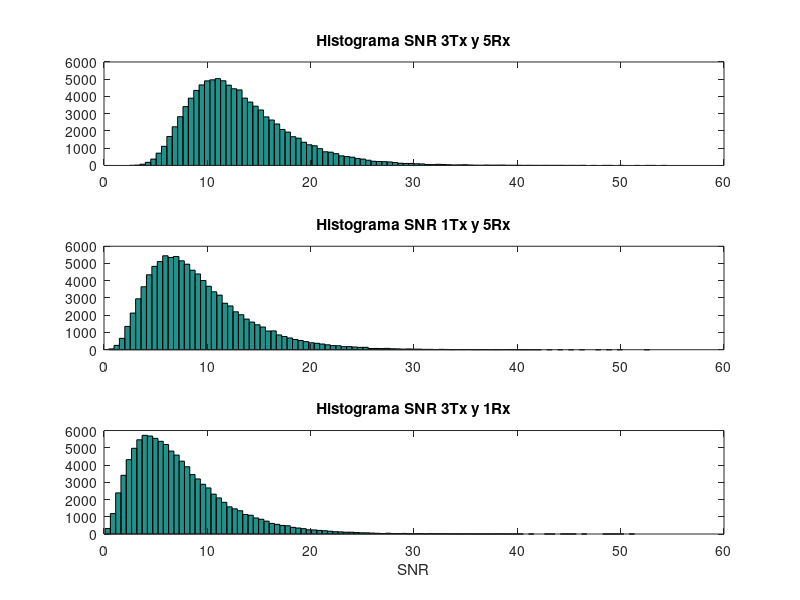
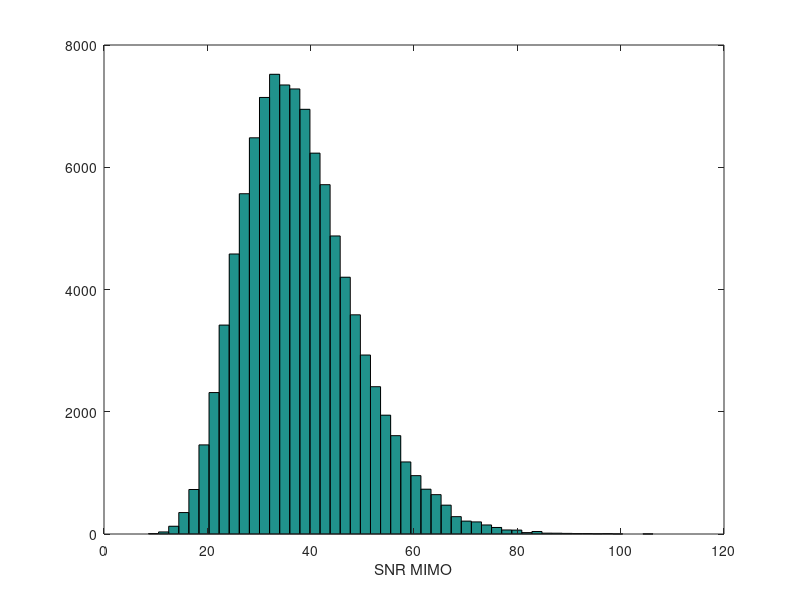

The MATLAB script that drew these images, in order: (Note: this script raises an error after producing the figures.)
%% Ejercicio 6
clc
clear all
close all
%% Ejercicio 6a
Mtx = 3;
Mrx = 5;
N = 1e5;
snr=10^(0.6);

H = sqrt(snr/2)*(randn(Mtx,Mrx,N) + 1i*randn(Mtx,Mrx,N));
%Buscamos el m�ximo canal de los 15 posibles en cada instante
h_max1 =max(H,[],1);
h_max2=max(h_max1);
h_max=squeeze(h_max2);

figure
% Histograma 3Tx y 5Rx
subplot(3,1,1)
hist(abs(h_max).^2,100)
title('Histograma SNR 3Tx y 5Rx')

%Histohrama 1Tx y 5Rx 
subplot(3,1,2)
h=H(1,:,:);
h = squeeze(h);
h_15 = max(h,[],1);
hist(abs(h_15).^2,100)
title('Histograma SNR 1Tx y 5Rx')


%Histograma 3Tx y 1Rx
subplot(3,1,3)
h=H(:,1,:);
h = squeeze(h);
h_31 = max(h,[],1);
hist(abs(h_31).^2,100)
title('Histograma SNR 3Tx y 1Rx')
xlabel('SNR')

%% Ejercicio 6b
Mtx = 3;
Mrx = 5;
N = 1e5;
snr=10^(0.6);

H = sqrt(snr/2)*(randn(Mrx,Mtx,N) + 1i*randn(Mrx,Mtx,N));
h_eq = zeros(1,N);

%Implementamos MIMO
for n=1:N
     %Hacemos descomposici�n SVD
     [U,S,V] = svd(H(:,:,n));
     
     v=V(:,1); %Vector por el que multiplicamos en tx (se lo tiene que enviar el Rx)
     u=U(:,1); %En el Rx multiplicamos por el conjugado de este
     %Canal equivalente
     h_eq(n) = (u')*H(:,:,n)*v; %En Matlab ' es herm�tico y .' transpuesto 
end

figure;
hist(abs(h_eq).^2,50);
xlabel('SNR MIMO');

%% Ejercicio 6c
Mtx = 3;
Mrx = 5;
N = 1e4;
snr=10^(0.6);

H = sqrt(snr/2)*(randn(Mtx,Mrx,N) + 1i*randn(Mtx,Mrx,N));
%Buscamos el m�ximo canal de los 15 posibles en cada instante
%caso a
    h_max1 = max(H,[],1);
    h_max2 = max(h_max1);
    h_max = squeeze(h_max2);
%caso b 
    h=H(1,:,:);
    h = squeeze(h);
    h_15 = max(h,[],1);
    h_15 = h_15.';
%caso c
    h=H(:,1,:);
    h = squeeze(h);
    h_31 = max(h,[],1);
    h_31 = h_31.';
    
    
    h_eq = zeros(1,N);
for n=1:N
     %Hacemos descomposici�n SVD
     [U,S,V] = svd(H(:,:,n));
     
     v=V(:,1); %Vector por el que multiplicamos en tx (se lo tiene que enviar el Rx)
     u=U(:,1); %En el Rx multiplicamos por el conjugado de este
     %Canal equivalente
     h_eq(n) = (u')*H(:,:,n)*v; %En Matlab ' es herm�tico y .' transpuesto
end
     h_eq = h_eq.';
         
     
N_bits = 3*N;
vector_SNR = [2 6 10 14 18];
ber = zeros(4,length(vector_SNR));
canales =[h_max h_15 h_31 h_eq];
Ax = modem.qammod('M',8,'SymbolOrder','gray', 'InputType', 'bit');

for m = 1:4
    h = canales(:,m);
    for k = 1:length(vector_SNR)
        SNR = vector_SNR(k);
        %Transmisor habitual
        b_v = round(rand(N_bits,1));
        x_v = modulate(Ax, b_v);
        E_Simb = mean(abs(x_v).^2);
        x_v = (1/sqrt(E_Simb)).*x_v;
        % Ruido
        snr = 10^(SNR/10);
        ruido = (randn(size(x_v)) + 1i*randn(size(x_v)))/sqrt(2*snr);
        % Canal
        y = x_v.*h + ruido;

        % Recepci�n
        y_r = y./h;

        % Demodulamos
        brx_v = demodulate(modem.qamdemod(Ax),y_r);
        brx_v = brx_v(:);
        ber(m,k) = mean(abs(brx_v-b_v));
    end
end
ber